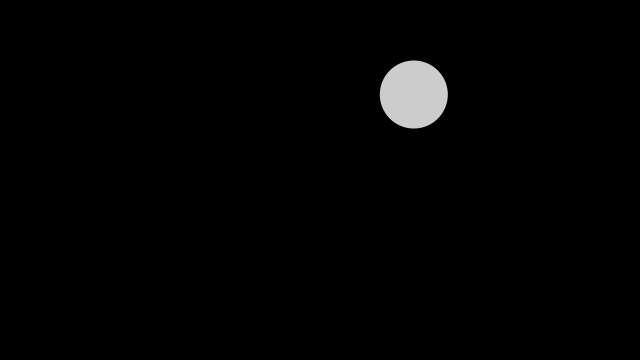
Frame 1 (no input)
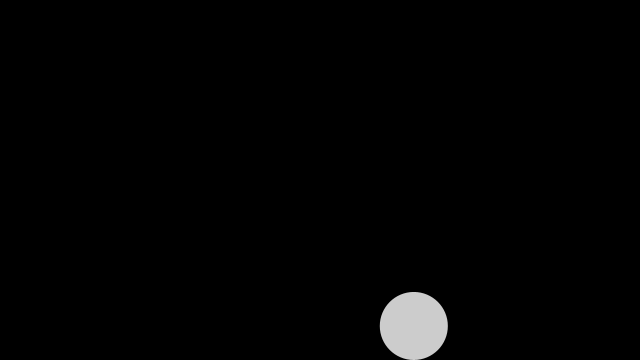
Frame 60 (the mouse pressed at the canvas centre just before this capture)
Frame 120 (the mouse held since frame 60 and released just before this capture): identical to frame 60, image omitted

The Processing sketch that drew these frames (run headless with seeded random() and noise(); from frame 60 on, the mouse is pressed at the canvas centre):

// Processing sketch: sketch_06_BouncyBubbles
// ── sketch_06_BouncyBubbles.pde
/**
 * Bouncy Bubbles  
 * based on code from Keith Peters. 
 * 
 * Multiple-object collision.
 */
 
 
int numBalls = 1;
float spring = 0.05;
float gravity = 1;
float friction = -0.5;
Ball[] balls = new Ball[numBalls];

void setup() {
  size(640, 360);
  for (int i = 0; i < numBalls; i++) {
    balls[i] = new Ball(random(width), random(height), random(30, 70), i, balls);
  }
  noStroke();
  fill(255, 204);
  frameRate(10);
}

void draw() {
  background(0);
  for (Ball ball : balls) {
    ball.collide();
    ball.move();
    ball.display();  
  }
}

class Ball {
  
  float x, y;
  float diameter;
  float vx = 0;
  float vy = 0;
  int id;
  Ball[] others;
 
  Ball(float xin, float yin, float din, int idin, Ball[] oin) {
    x = xin;
    y = yin;
    diameter = din;
    id = idin;
    others = oin;
  } 
  
  void collide() {
    for (int i = id + 1; i < numBalls; i++) {
      float dx = others[i].x - x;
      float dy = others[i].y - y;
      float distance = sqrt(dx*dx + dy*dy);
      float minDist = others[i].diameter/2 + diameter/2;
      if (distance < minDist) { 
        float angle = atan2(dy, dx);
        float targetX = x + cos(angle) * minDist;
        float targetY = y + sin(angle) * minDist;
        float ax = (targetX - others[i].x) * spring;
        float ay = (targetY - others[i].y) * spring;
        vx -= ax;
        vy -= ay;
        others[i].vx += ax;
        others[i].vy += ay;
      }
    }   
  }
  
  void move() {
    vy += gravity;
    x += vx;
    y += vy;
    println(y, vy);
    if (x + diameter/2 > width) {
      x = width - diameter/2;
      vx *= friction; 
    }
    else if (x - diameter/2 < 0) {
      x = diameter/2;
      vx *= friction;
    }
    if (y + diameter/2 > height) {
      y = height - diameter/2;
      println("-----"+y);
      vy *= friction; 
    } 
    else if (y - diameter/2 < 0) {
      y = diameter/2;
      vy *= friction;
    }
  }
  
  void display() {
    ellipse(x, y, diameter, diameter);
  }
}
